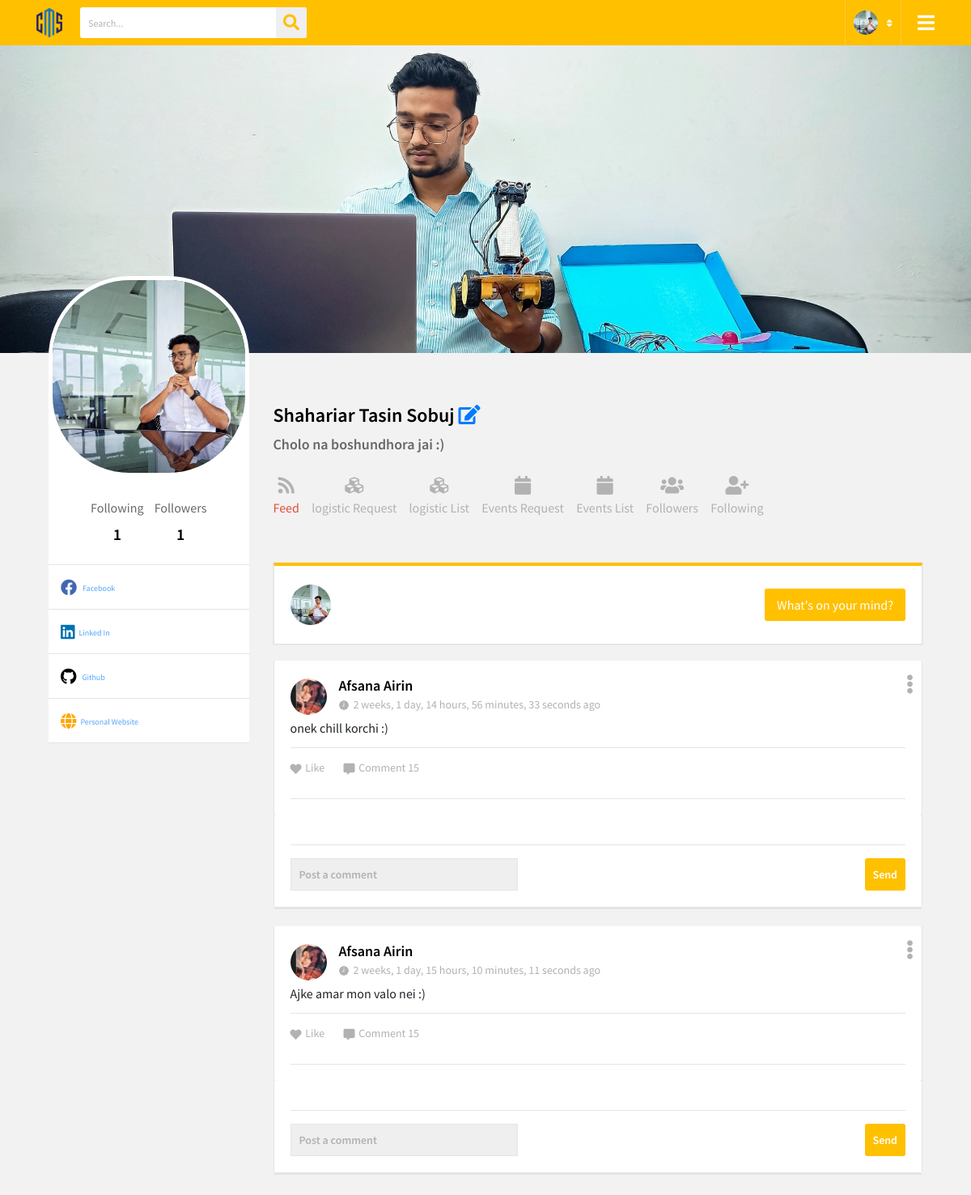
Screenshot of /club_profile.php (signed in) with the database file from the repository.
### tables this page shows
CREATE TABLE `post` (
  `post_id` int(11) NOT NULL,
  `user` varchar(10) NOT NULL,
  `post_text` varchar(10000) NOT NULL,
  `post_picture` varchar(50) NOT NULL,
  `privacy` varchar(10) NOT NULL,
  `time` timestamp NOT NULL DEFAULT current_timestamp() ON UPDATE current_timestamp(),
  `total_reaction` int(10) NOT NULL
);

CREATE TABLE `users` (
  `id` varchar(10) NOT NULL,
  `role` varchar(255) NOT NULL,
  `name` varchar(50) NOT NULL,
  `email` varchar(100) NOT NULL,
  `pass` varchar(200) NOT NULL,
  `dept` varchar(8) NOT NULL,
  `profile_pic` varchar(200) NOT NULL,
  `cover_pic` varchar(200) NOT NULL,
  `bio` varchar(10000) NOT NULL,
  `fb` varchar(1000) NOT NULL,
  `linked_in` varchar(1000) NOT NULL,
  `git` varchar(1000) NOT NULL,
  `personal_web` varchar(1000) NOT NULL
);

### club_profile.php (the view, shortened to what this page needs)
<?php
$user = $_SESSION['user'];
$con = mysqli_connect("localhost", "root", "", "uiucms");
$sql = "SELECT * FROM users WHERE id = '$user'";
$result = $con->query($sql);
$pro_pic = "";
$d_name = "";
$b_io = "";
$c_p = "";
$f_b = "";
$li_in = "";
$gi_t = "";
$p_w = "";
while ($rows = mysqli_fetch_array($result)) {
	extract($rows);
	$pro_pic .= $profile_pic;
	$c_p .= $cover_pic;
	$d_name .= $name;
	$b_io .= $bio;
	$f_b .= $fb;
	$li_in .= $linked_in;
	$gi_t .= $git;
	$p_w = $personal_web;
}
$fol_in = 0;
$fol_er = 0;
$sql2 = "SELECT COUNT(follower) as total_followers FROM `followship` WHERE person =  '$user'";
$sql3 = "SELECT COUNT(person) as total_following FROM `followship` WHERE follower =  '$user'";
$result2 = $con->query($sql2);
$result3 = $con->query($sql3);
while ($rows = mysqli_fetch_array($result2)) {
	extract($rows);
	$fol_er = $total_followers;
}
while ($rows = mysqli_fetch_array($result3)) {
	extract($rows);
	$fol_in = $total_following;
}
function time_elapsed_string($datetime, $full = false)
{
	$now = new DateTime;
	$ago = new DateTime($datetime);
	$diff = $now->diff($ago);
	$diff->w = floor($diff->d / 7);
	$diff->d -= $diff->w * 7;
	$string = array(
		'y' => 'year',
		'm' => 'month',
		'w' => 'week',
		'd' => 'day',
		'h' => 'hour',
		'i' => 'minute',
		's' => 'second',
	);
	foreach ($string as $k => &$v) {
		if ($diff->$k) {
			$v = $diff->$k . ' ' . $v . ($diff->$k > 1 ? 's' : '');
		} else {
			unset($string[$k]);
		}
	}
	return $string ? implode(', ', $string) . ' ago' : 'just now';
}
?>
<!DOCTYPE html>
<html>
<head>
	<link rel="stylesheet" type="text/css" href="./css/animate.css">
	<link rel="stylesheet" type="text/css" href="./css/bootstrap.min.css">
	<link rel="stylesheet" type="text/css" href="./css/line-awesome.css">
	<link rel="stylesheet" type="text/css" href="./css/line-awesome-font-awesome.min.css">
	<link href="./css/all.min.css" rel="stylesheet" type="text/css">
	<link href="https://cdnjs.cloudflare.com/ajax/libs/font-awesome/5.13.0/css/all.min.css" rel="stylesheet">
	<link rel="stylesheet" type="text/css" href="./css/jquery.mCustomScrollbar.min.css">
	<link rel="stylesheet" type="text/css" href="./css/slick.css">
	<link rel="stylesheet" type="text/css" href="./css/slick-theme.css">
	<link rel="stylesheet" type="text/css" href="./css/style.css">
	<link rel="stylesheet" type="text/css" href="./css/responsive.css">
</head>
<body data-new-gr-c-s-check-loaded="14.1074.0" data-gr-ext-installed="">
	<div class="wrapper">
		<header>
			<div class="container">
				<div class="header-data">
					<div class="logo">
						<a href="#" title=""><img src="./images/cms_logo.png" alt="" width=32></a>
					</div>
					<div class="search-bar">
						<form>
							<input type="text" name="search" placeholder="Search...">
							<button type="submit"><i class="fa fa-search" aria-hidden="true"></i></button>
						</form>
					</div>
					<div class="menu-btn">
						<a href="#" title=""><i class="fa fa-bars"></i></a>
					</div>
					<div class="user-account">
						<div class="user-info">
							<img src="./images/pro_pic/<?php echo $pro_pic ?>" alt="" width=30 height=30>
							<i class="fa fa-sort" aria-hidden="true"></i>
						</div>
					</div>
				</div>
			</div>
		</header>
		<section class="cover-sec">
			<img src="./images/cover_pic/<?php echo $c_p ?>" alt="">
		</section>
		<main>
			<div class="main-section">
				<div class="container">
					<div class="main-section-data">
						<div class="row">
							<div class="col-lg-3">
								<div class="main-left-sidebar">
									<div class="user_profile">
										<div class="user-pro-img">
											<img src="./images/pro_pic/<?php echo $pro_pic ?>" alt="" stylle="border-radius: 50%;">
										</div>
										<div class="user_pro_status">
											<ul class="flw-status">
												<li>
													<span>Following</span>
													<b><?php echo $fol_in ?></b>
												</li>
												<li>
													<span>Followers</span>
													<b><?php echo $fol_er ?></b>
												</li>
											</ul>
										</div>
										<ul class="social_links">
											<?php
											if ($f_b != null) {
											?>
												<li><a href="<?php echo $f_b ?>" title="" class="pb-1"><i class="fab fa-facebook" style="color: 	#4267B2;"></i> Facebook</a></li>
											<?php
											}
											?>
											<?php
											if ($li_in != null) {
											?>
												<li><a href="<?php echo $li_in ?>" title="" class="pb-1"><i class="fab fa-linkedin" style="color: #0072b1;"></i>Linked In</a></li>
											<?php
											}
											?>
											<?php
											if ($gi_t != null) {
											?>
												<li><a href="<?php echo $gi_t ?>" title="" class="pb-1"><i class="fab fa-github" style="color: black;"></i> Github</a></li>
											<?php
											}
											?>
											<?php
											if ($p_w != null) {
											?>
												<li><a href="<?php echo $p_w ?>" title="" class="pb-1"><i class="fas fa-globe" style="color: orange;"></i>Personal Website</a></li>
											<?php
											}
											?>
										</ul>
									</div>
								</div>
							</div>
							<div class="col-lg-9 col-md-8 no-pd">
								<div class="main-ws-sec">
									<div class="user-tab-sec rewivew">
										<h3><?php echo $d_name ?> <a href="settings.php"><i class="fas fa-edit"></i></a></h3>
										<div class="star-descp">
											<span><?php echo $b_io ?></span>
										</div>
										<div class="tab-feed st2 settingjb">
											<ul>
												<li data-tab="feed-dd" class="active">
													<a href="#" title="" style="color:#b2b2b2;">
														<i class="fa fa-rss mb-2" aria-hidden="true" style="font-size:23px;"></i>
														<span>Feed</span>
													</a>
												</li>
												<li data-tab="info-dd">
													<a href="#" title="" style="color:#b2b2b2;">
														<i class="fa fa-cubes mb-2" aria-hidden="true" style="font-size:23px;"></i>
														<span>logistic Request</span>
													</a>
												</li>
												<li data-tab="logistic-list">
													<a href="#" title="" style="color:#b2b2b2;">
														<i class="fa fa-cubes mb-2" aria-hidden="true" style="font-size:23px;"></i>
														<span>logistic List</span>
													</a>
												</li>
												<li data-tab="saved-jobs">
													<a href="#" title="" style="color:#b2b2b2;">
														<i class="fa fa-calendar mb-2" aria-hidden="true" style="font-size:23px;"></i>
														<span>Events Request</span>
													</a>
												</li>
												<li data-tab="creat-event">
													<a href="#" title="" style="color:#b2b2b2;">
														<i class="fa fa-calendar mb-2" aria-hidden="true" style="font-size:23px;"></i>
														<span>Events List</span>
													</a>
												</li>
												<li data-tab="my-bids">
													<a href="#" title="" style="color:#b2b2b2;">
														<i class="fa fa-users mb-2" aria-hidden="true" style="font-size:23px;"></i>
														<span>Followers</span>
													</a>
												</li>
												<li data-tab="portfolio-dd">
													<a href="#" title="" style="color:#b2b2b2;">
														<i class="fa fa-user-plus mb-2" aria-hidden="true" style="font-size:23px;"></i>
														<span>Following</span>
													</a>
												</li>
											</ul>
										</div>
									</div>
												<?php
												$con = mysqli_connect("localhost", "root", "", "uiucms");
												?>
									<div class="product-feed-tab current" id="feed-dd">
										<div class="post-topbar">
											<div class="user-picy">
												<img src="./images/pro_pic/<?php echo $pro_pic ?>" alt="" style="border-radius:50%;">
											</div>
											<div class="post-st">
												<ul>
													<li><a class="post-jb active" href="#" title="">What's on your mind?</a></li>
												</ul>
											</div>
										</div>
										<?php $sql = "SELECT * FROM post p JOIN users u ON p.user = u.id ORDER BY time DESC";
										$res = mysqli_query($con, $sql);
										if (mysqli_num_rows($res) > 0) {
											while ($rows = mysqli_fetch_assoc($res)) { ?>
												<div class="posts-section mb-4">
													<div class="posty">
														<div class="post-bar no-margin">
															<div class="post_topbar">
																<div class="usy-dt">
																	<img src="./images/pro_pic/<?php echo $rows['profile_pic'] ?>" alt="" width=45>
																	<div class="usy-name">
																		<h3><?php echo $rows["name"]; ?></h3>
																		<span><img src="./homepage_files/clock.png" alt="">
																			<?php
																			echo time_elapsed_string("{$rows['time']}", true);
																			?>
																		</span>
																	</div>
																</div>
																<div class="ed-opts">
																	<a href="#" title="" class="ed-opts-open"><i class="fa fa-ellipsis-v" aria-hidden="true"></i></a>
																</div>
															</div>
															<div class="job_descp mt-2 mb-3">
																<p?><?php echo $rows["post_text"]; ?></p>
															</div>
															<div class="job-status-bar">
																<ul class="like-com">
																	<li>
																		<a class="com" href="#"><i class="fas fa-heart"></i> Like</a>
																	</li>
																	<li><a href="#" class="com"><i class="fas fa-comment-alt"></i> Comment
																			15</a></li>
																</ul>
															</div>
														</div>
														<div class="comment-section">
															<div class="post-comment">
																<div class="comment_box">
																	<hr>
																	<form method="post">
																		<input type="text" placeholder="Post a comment" name="comment_content">
																		<button type="submit" name="comment">Send</button>
																	</form>
																</div>
															</div>
														</div>
													</div>
												</div>
										<?php }
										} ?>
									</div>
								</div>
							</div>
						</div>
					</div>
				</div>
			</div>
		</main>
	</div>
</body>
</html>

### css/responsive.css (style rules this page uses)
@media (max-width: 1200px) { .menu-btn { display: block; } }
@media (max-width: 1200px) { .comment_box input { width: 281px; } }
@media (max-width: 1200px) { .flw-status li { margin-right: 10px; } }
@media (max-width: 1200px) { .flw-status li span { font-size: 16px; } }
@media (max-width: 1200px) { .social_links li a { font-size: 10px; } }
@media (max-width: 1200px) { .tab-feed ul li { margin-bottom: 30px; } }
@media (max-width: 1200px) { .tab-feed { margin-bottom: 30px; } }
@media (max-width: 1200px) { .settingjb ul li { margin-right: 12px!important; } }

### rows the page displays
post: user.profile_pic (picture), user.name "Afsana Airin", time "2 weeks, 1 day, 14 hours, 56 minutes, 33 seconds ago", post_text "onek chill korchi :)"
post: user.profile_pic (picture), user.name "Afsana Airin", time "2 weeks, 1 day, 15 hours, 10 minutes, 11 seconds ago", post_text "Ajke amar mon valo nei :)"

### other values shown
$fol_in "1"
$fol_er "1"
$d_name "Shahariar Tasin Sobuj"
$b_io "Cholo na boshundhora jai :)"
